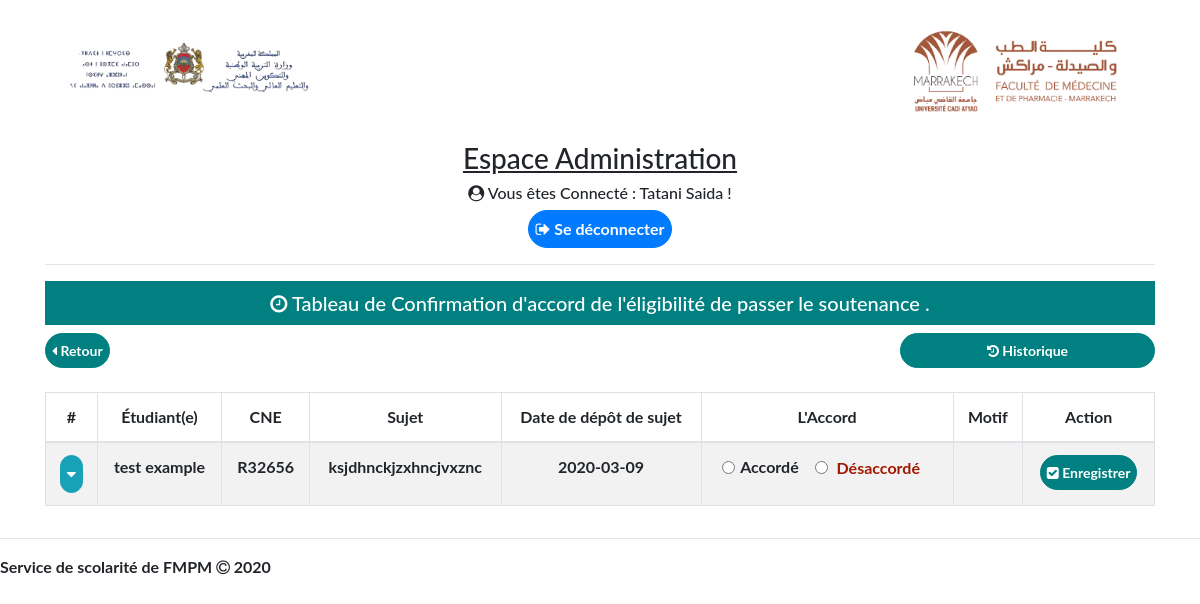
/administration.php (signed in), run on an earlier commit of the app's database.
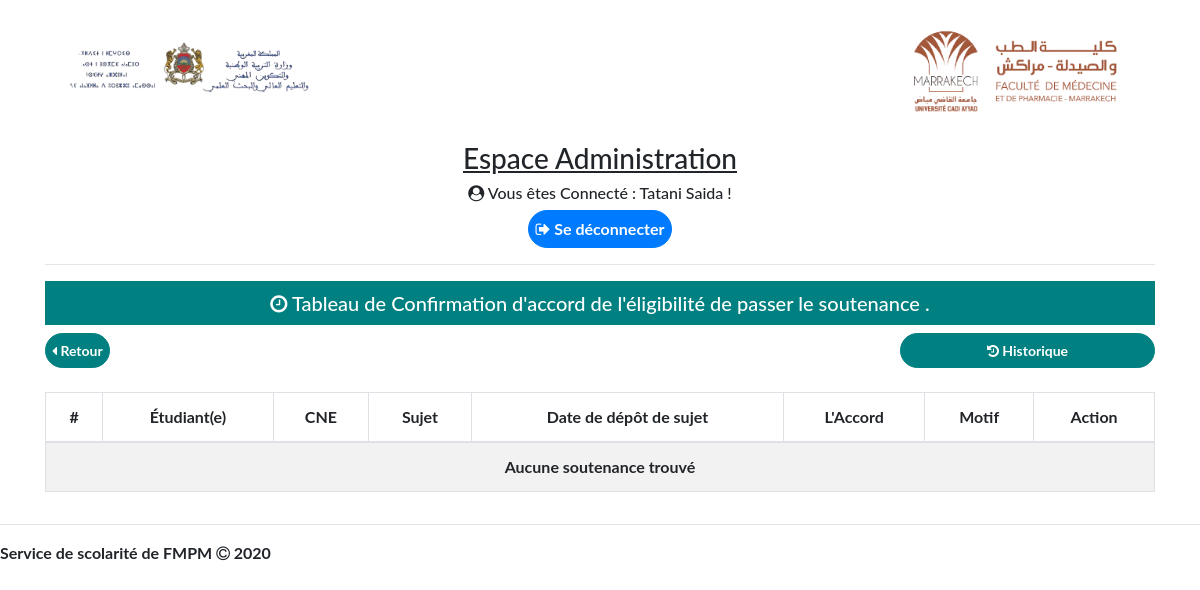
And on a later commit of the database.
### tables this page shows
CREATE TABLE `soutenance` (
  `soutenance_id` int(11) NOT NULL,
  `date_depot_sujet` date NOT NULL,
  `directeur` int(11) NOT NULL,
  `intitule_these` varchar(126) NOT NULL,
  `nature_these` varchar(126) NOT NULL,
  `materiel_d_etude_et_echantillioannage` varchar(255) NOT NULL,
  `duree_d_etude` varchar(100) NOT NULL,
  `lieu_d_etude` varchar(255) NOT NULL,
  `objectif_d_etude` varchar(1024) NOT NULL,
  `mots_cles` varchar(1024) NOT NULL,
  `president` int(11) NOT NULL,
  `jury1` int(11) NOT NULL,
  `jury2` int(11) NOT NULL,
  `jury3` int(11) NOT NULL,
  `jury4` int(11) DEFAULT NULL,
  `etudiant` varchar(15) NOT NULL,
  `creneau` int(11) DEFAULT NULL,
  `etat` tinyint(4) NOT NULL,
  `motif` varchar(600) DEFAULT NULL
);

CREATE TABLE `etudiant` (
  `CNE` varchar(15) NOT NULL,
  `nom` varchar(20) NOT NULL,
  `prenom` varchar(20) NOT NULL,
  `email` varchar(50) NOT NULL,
  `no_apoge` int(11) NOT NULL
);

### public/service.php (the view, shortened to what the changed rows need)
<?php
function get_soutenance_result(array $args = array())
{
    require('database_connect.php');
    $etat = !isset($args['etat']) ? '' : sprintf(" AND etat = '%s'", $args['etat']);
    $etudiant = !isset($args['etudiant']) ? '' : sprintf(" AND etudiant = '%s'", $args['etudiant']);
    $directeur = !isset($args['directeur']) ? '' : sprintf(" AND directeur = '%s'", $args['directeur']);
    $president = !isset($args['president']) ? '' : sprintf(" AND president = '%s'", $args['president']);
    $limit = !isset($args['limit']) ? '' : ' LIMIT ' . $args['limit'];
    $query = "SELECT * FROM soutenance WHERE soutenance_id IS NOT NULL" . $etat . $etudiant . $directeur . $president . $limit;
    return mysqli_query($db, $query);
}
function get_etudiant_byCNE($cne)
{
    require('database_connect.php');
    $query = "SELECT * FROM etudiant WHERE CNE = '$cne' LIMIT 1 ";
    $res = mysqli_query($db, $query);
    return $res->fetch_assoc();
}
function get_table($result, $last = false, $soutenu = false)
{
    $colspan = 8;
    echo '<table class="table table-hover table-striped table-bordered myTable table-responsive-xl">
                    <thead>
                    <tr>
                        <th>#</th>
                        <th>Étudiant(e)</th>
                        <th>CNE</th>
                        <th>Sujet</th>
                        <th>Date de dépôt de sujet</th>
                        ';
    if (!$soutenu) {
        echo '<th>L\'Accord</th>
<th>Motif</th>';
    }
    echo '
                        <th>Action</th>';
    $colspan = $last ? $colspan + 2 : $colspan;
    $colspan = $soutenu ? $colspan - 2 : $colspan;
    echo '    </tr>
                    </thead>
                    <tbody role="tablist" id="accordion-1">
                    ';
    if (mysqli_num_rows($result) == 0) {
        echo '<tr><td colspan="' . $colspan . '" class="text-center">Aucune soutenance trouvé</td></tr>';
    }
    while ($row = $result->fetch_assoc()) {
        echo '
                        <tr id="row_' . $row['soutenance_id'] . '" role="tab">
                            <td>
                                <a data-toggle="collapse" aria-expanded="true"
                                   aria-controls="accordion-1 .item-' . $row['soutenance_id'] . '"
                                   class="btn btn-info rounded-circle"
                                   href="#accordion-1 .item-' . $row['soutenance_id'] . '">
                                    <i class="fa menu-item"></i></a>
                            </td>
                            <td>';
        $etudiant = get_etudiant_byCNE($row['etudiant']);
        echo $etudiant['nom'] . " " . $etudiant['prenom'];
        echo '</td><td>
                             ' . $row['etudiant'] . '
                            </td>
                            <td>
                                ' . $row['intitule_these'] . '
                            </td>
                            <td> ' . $row['date_depot_sujet'] . '</td>
                            ';
        if (!$soutenu){
            echo '<td>
                                <div class="form-check form-check-inline">
                                    <input class="form-check-input" type="radio"
                                           name="radio_' . $row['soutenance_id'] . '" value="1"
                                           onChange="getIfYesOrNon(this.value,' . $row['soutenance_id'] . ')">
                                    <label class="form-check-label" for="inlineRadio1">Accordé</label>
                                </div>
                                <div class="form-check form-check-inline">
                                            <span id="bla">
                                                <input class="form-check-input" type="radio"
                                                       name="radio_' . $row['soutenance_id'] . '" value="2"
                                                       onChange="getIfYesOrNon(this.value,' . $row['soutenance_id'] . ')">
                                                <label class="form-check-label"
                                                       for="inlineRadio2">Désaccordé</label></span>
                                </div>
                            </td>
                            <td>
                                <div class="row" style="display: none">
                                    <div class="mx-2">
                                        <textarea id="motif_' . $row['soutenance_id'] . '" name=""
                                                  class="form-control form-control-sm"
                                                  placeholder="le motif ou problème " required></textarea>
                                    </div>
                                </div>
                            </td>';
        }
        echo '
                            <!-- <td>
                                        <a data-toggle="collapse" aria-expanded="true"
                                         aria-controls="accordion-1 .item-' . $row['soutenance_id'] . '"
                                          class="btn btn-info rounded-circle" href="#accordion-1 .item-' . $row['soutenance_id'] . '">
                                            <i class="fa fa-caret-down"></i></a>
                                    </td> -->
                            <td>
                                <button class="btn btn-success btn-sm"
                                        onclick="enregister(' . $row['soutenance_id'] . ',' . $row['etat'] . ')">
                                    <i class="fa fa-check-square" aria-hidden="true"></i>
                                    ';
        if ($soutenu) echo 'A soutenu';else echo 'Enregistrer';
        echo'
                                </button>
                            </td>';
        echo '</tr>
                        <tr class="collapse item-' . $row['soutenance_id'] . ' " role="tabpanel"
                            data-parent="#accordion-1">
                            <td colspan="' . $colspan . '">
                                <div class="container-fluid">
                                    <h6 class="crenau"><i class="fa fa-info-circle" aria-hidden="true"></i> Info sur le
                                        soutenance : ' . $row['soutenance_id'] . '</h6>
                                    <div class="row" style="    text-align: left;">
                                        <div class="col-md-6">
                                            <ul>
                                                <li>
                                                    <h6> Date de depot du sujet
                                                        : ' . $row['date_depot_sujet'] . '</h6>
                                                </li>
                                                <li>
                                                    <h6>
                                                        Directeur : ';
        echo ' </h6>
                                                </li>
                                                <li>
                                                    <h6>Intitule du these : ' . $row['intitule_these'] . '</h6>
                                                </li>
                                                <li>
                                                    <h6>Nature du these :
                                                        ' . $row['nature_these'] . '
                                                    </h6>
                                                </li>
                                                <li>
                                                    <h6> Materiel d etude et Echantillage :
                                                        ' . $row['materiel_d_etude_et_echantillioannage'] . '</h6>
                                                </li>
                                                <li>
                                                    <h6> Duree de l etude : ' . $row['duree_d_etude'] . '</h6>
                                                </li>
                                                <li>
                                                    <h6> Lieu de l etude : ' . $row['lieu_d_etude'] . '</h6>
                                                </li>
                                                <li>
                                                    <h6>
                                                        Mots Cles :
                                                        ' . $row['mots_cles'] . '
                                                    </h6>
                                                </li>
                                            </ul>
                                        </div>
                                        <div class="col-md-6">
                                            <ul>
                                                <li>
                                                    <h6> President de Jury :';
        echo '</h6>
                                                </li>
                                            </ul>
                                            <ul>
                                                <ol>
                                                    <li>
                                                        <h6> Membre de jury 1 : ';
        echo '</h6>
                                                    </li>
                                                    <li>
                                                        <h6> Membre de jury 2 : ';
        echo '</h6>
                                                    </li>
                                                    <li>
                                                        <h6> Membre de jury 3 : ';
        echo '</h6>
                                                    </li>
                                                    <li>
                                                        <h6> Membre de jury 4 : ';
        echo '</h6>
                                                    </li>
                                                </ol>
                                            </ul>';
        echo '</div>
    </div>
    </div>
    </td>
    </tr>';
    }
    echo '
    </tbody>
    </table>';
}

What changed in the data, as far as the page shows it:
removed soutenance: etudiant.nom "test", etudiant.prenom "example", etudiant "R32656", intitule_these "ksjdhnckjzxhncjvxznc", date_depot_sujet "2020-03-09"
Also different on the page:
text now shown: "Aucune soutenance trouvé"
